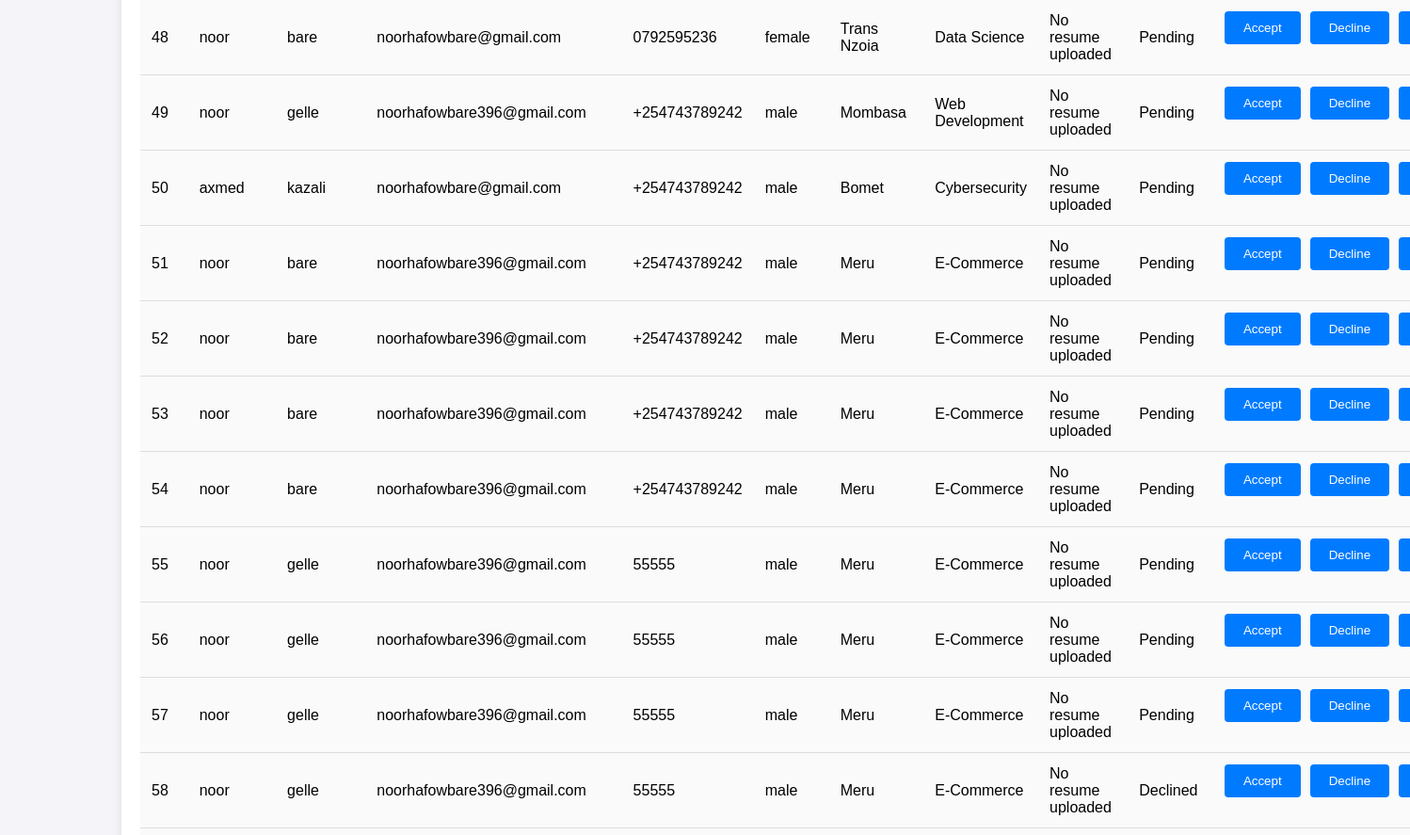
The page /admin/applications (middle part) on the database as committed earlier.
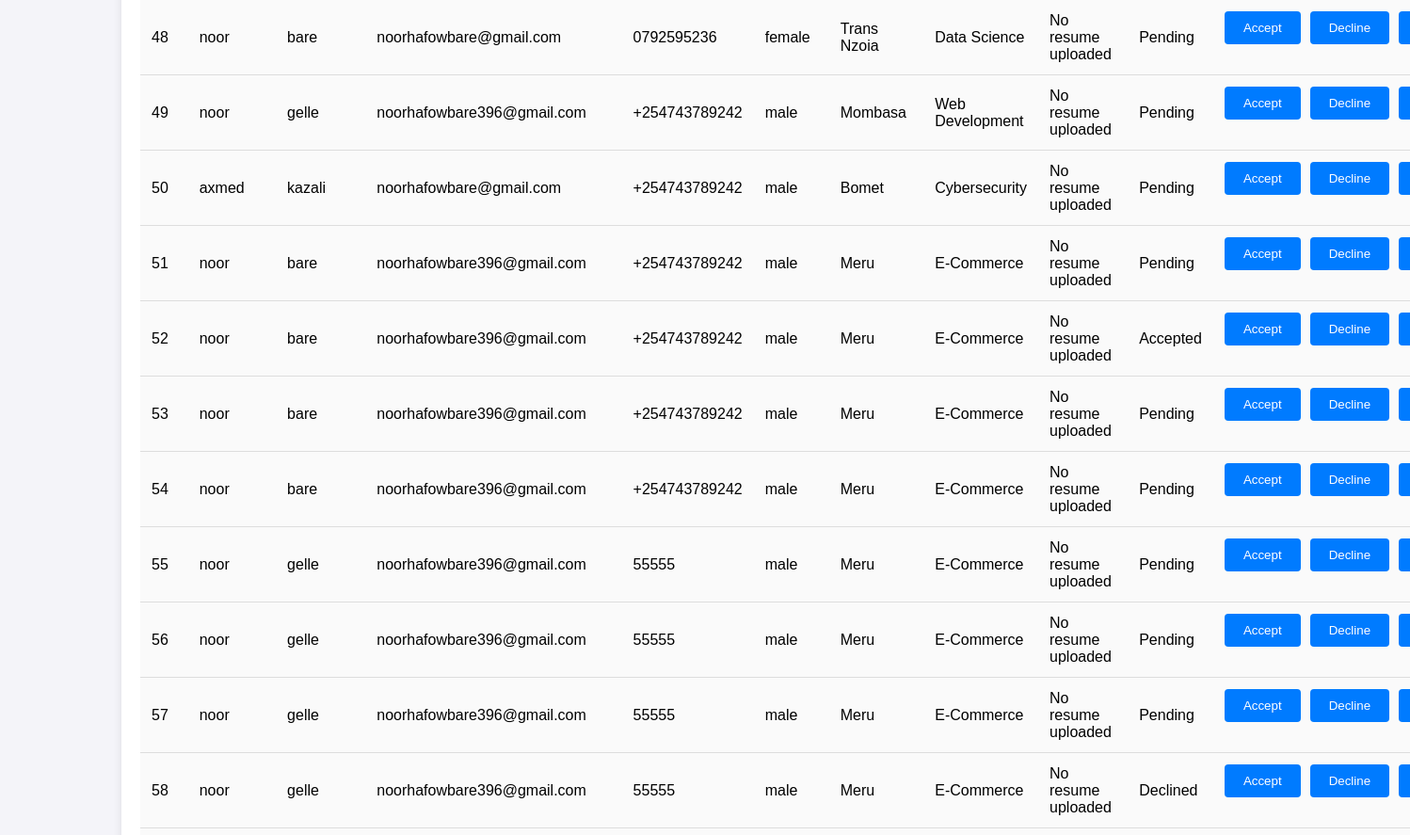
The same page on the database as committed later.
### tables this page shows
CREATE TABLE applications (
                    id INTEGER PRIMARY KEY AUTOINCREMENT,
                    first_name TEXT NOT NULL,
                    last_name TEXT NOT NULL,
                    email TEXT NOT NULL,
                    phone TEXT NOT NULL,
                    gender TEXT NOT NULL,
                    county TEXT NOT NULL,
                    course TEXT NOT NULL
                , status TEXT DEFAULT 'Pending', resume_path TEXT);

### app.py (the view)
@app.route('/admin/applications')
def view_applications():
    search = request.args.get('search', '')  # Search functionality
    page = request.args.get('page', 1, type=int)
    per_page = 80  # Number of records per page
    offset = (page - 1) * per_page
    conn = get_db_connection()
    search_query = f"%{search}%"  # Format search term for SQL LIKE
    applications = conn.execute(
        'SELECT * FROM applications WHERE first_name LIKE ? OR last_name LIKE ? LIMIT ? OFFSET ?',
        (search_query, search_query, per_page, offset)
    ).fetchall()
    total_query = 'SELECT COUNT(*) FROM applications WHERE first_name LIKE ? OR last_name LIKE ?'
    total = conn.execute(total_query, (search_query, search_query)).fetchone()[0]
    conn.close()
    return render_template('applications.html', applications=applications, page=page, per_page=per_page, total=total, search=search)

### app.py (called while the page is built)
def get_db_connection():
    conn = sqlite3.connect('database.db')
    conn.row_factory = sqlite3.Row
    return conn

### templates/applications.html (shortened to what this page needs)
<!DOCTYPE html>
<html lang="en">
  <head>
    <link
      rel="stylesheet"
      href="{{ url_for('static', filename='css/applications.css') }}"
    />
    <link
      href="https://cdn.jsdelivr.net/npm/sweetalert2@11/dist/sweetalert2.min.css"
      rel="stylesheet"
    />
  </head>
  <body>
    <div class="container">
      <table>
        <tbody>
          {% for application in applications %}
          <tr>
            <td>{{ application.id }}</td>
            <td>{{ application.first_name }}</td>
            <td>{{ application.last_name }}</td>
            <td>{{ application.email }}</td>
            <td>{{ application.phone }}</td>
            <td>{{ application.gender }}</td>
            <td>{{ application.county }}</td>
            <td>{{ application.course }}</td>
            <td>
              {% if application.resume_path %}
              <a
                href="{{ url_for('download_file', filename=application.resume_path.split('/')[-1]) }}"
                target="_blank"
                >Download Resume</a
              >
              {% else %} No resume uploaded {% endif %}
            </td>
            <td>
              <span class="status-label {{ application.status | lower }}"
                >{{ application.status }}</span
              >
            </td>
            <td>
              <div class="actions-container">
                <form
                  action="/accept_application/{{ application.id }}"
                  method="POST"
                  style="display: inline"
                >
                  <button type="submit" class="btn btn-success">Accept</button>
                </form>
                <form
                  action="/decline_application/{{ application.id }}"
                  method="POST"
                  style="display: inline"
                >
                  <button type="submit" class="btn btn-danger">Decline</button>
                </form>
                <form
                  action="/delete_application/{{ application.id }}"
                  method="POST"
                  style="display: inline"
                >
                  <button type="submit" class="btn btn-delete">Delete</button>
                </form>
              </div>
            </td>
          </tr>
          {% endfor %}
        </tbody>
      </table>
  </body>
</html>

### static/css/applications.css (style rules this page uses)
body { font-family: Arial, sans-serif; background-color: #f4f4f9; margin: 0; padding: 0; }
.container { width: 90%; max-width: 1200px; margin: 20px auto; padding: 20px; background-color: #fff; border-radius: 8px; box-shadow: 0 2px 10px rgba(0, 0, 0, 0.1); }
form { display: flex; justify-content: space-between; margin-bottom: 20px; }
button[type="submit"] { padding: 10px 20px; background-color: #007bff; border: none; border-radius: 4px; color: white; cursor: pointer; transition: background-color 0.3s ease; }
table { width: 100%; border-collapse: collapse; margin-top: 20px; }
th, tr { border-bottom: 1px solid #ddd; }
tr:nth-child(even) { background-color: #f9f9f9; }
tr:nth-child(odd) { background-color: #ffffff; }
.actions-container { display: flex; gap: 10px; }
.btn { padding: 8px 16px; border: none; border-radius: 4px; cursor: pointer; transition: background-color 0.3s ease; }
.btn-success { background-color: #28a745; color: white; }
.btn-danger { background-color: #dc3545; color: white; }
.btn-delete { background-color: #ffc107; color: white; }

Rows that differ between the two databases and show on the page:
changed applications id 52: status "Pending" → "Accepted"
